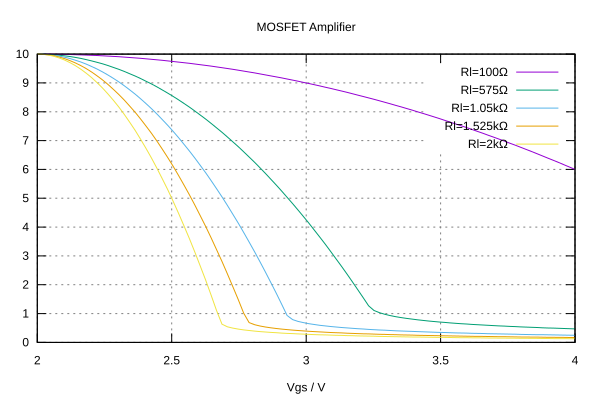

This figure's gnuplot source:
set term svg size 600, 400 dynamic
set output "amp-mosfet.svg"
set title "MOSFET Amplifier"
set xlabel "Vgs / V"
set grid lw 1
set border lw 1
set format y "%g"
set format x "%g"
plot for [IDX=0:4] \
  'amp-mosfet.data' \
  index IDX \
  using 1:2 \
  with lines lw 1 \
  title columnheader(1)
